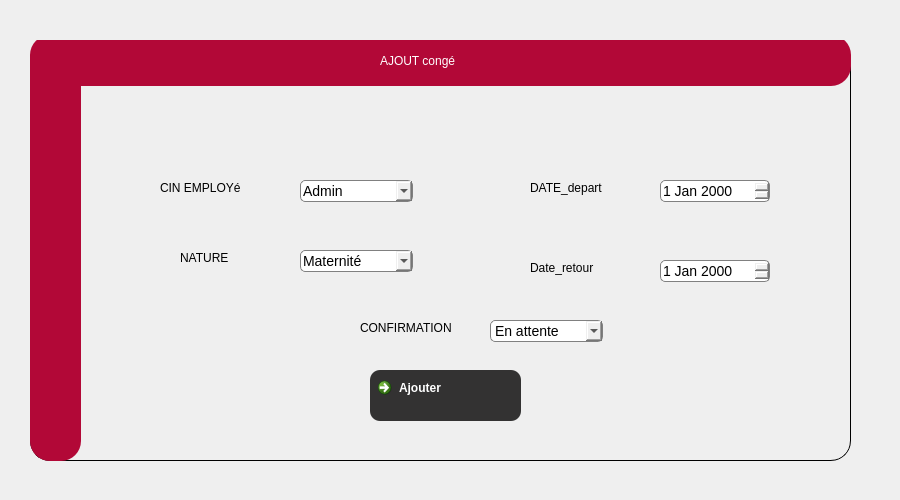
          <widget class="QWidget" name="page_131">
           <widget class="QGroupBox" name="groupBox_35">
            <property name="geometry">
             <rect>
              <x>30</x>
              <y>40</y>
              <width>821</width>
              <height>421</height>
             </rect>
            </property>
            <property name="styleSheet">
             <string notr="true">
QGroupBox  {
    border: 1px solid;
    
  
    border-radius: 20px;
}</string>
            </property>
            <property name="title">
             <string/>
            </property>
            <widget class="QLabel" name="label_redEq_22">
             <property name="geometry">
              <rect>
               <x>0</x>
               <y>-5</y>
               <width>821</width>
               <height>51</height>
              </rect>
             </property>
             <property name="styleSheet">
              <string notr="true">color:white;

background:#b20837;
border-radius:20px;</string>
             </property>
             <property name="text">
              <string/>
             </property>
            </widget>
            <widget class="QLabel" name="label_RedEq2_22">
             <property name="geometry">
              <rect>
               <x>0</x>
               <y>0</y>
               <width>51</width>
               <height>421</height>
              </rect>
             </property>
             <property name="styleSheet">
              <string notr="true">color:white;

background:#b20837;
border-radius:20px;</string>
             </property>
             <property name="text">
              <string/>
             </property>
            </widget>
            <widget class="QLabel" name="label_AjEq_22">
             <property name="geometry">
              <rect>
               <x>350</x>
               <y>10</y>
               <width>211</width>
               <height>21</height>
              </rect>
             </property>
             <property name="styleSheet">
              <string notr="true">color:white;
font: 75 10pt &quot;Source Code Pro&quot;;
	font: 87 10pt &quot;Nexa Rust Sans Black 01&quot;;
background:#b20837;
border-radius:10px;</string>
             </property>
             <property name="text">
              <string>AJOUT congé</string>
             </property>
            </widget>
            <widget class="QCommandLinkButton" name="ajouter_conge">
             <property name="geometry">
              <rect>
               <x>340</x>
               <y>330</y>
               <width>151</width>
               <height>51</height>
              </rect>
             </property>
             <property name="styleSheet">
              <string notr="true">QPushButton{
    color:white;
	font: 75 10pt &quot;Source Code Pro&quot;;
	font: 87 8pt &quot;Nexa Rust Sans Black 01&quot;;
    background-color: rgb(51, 50, 50);
background:  rgb(51, 50, 50);
border-radius:10px;
}
QPushButton:hover
{
color:white;

background:#b20837;
border-radius:10px;
}
</string>
             </property>
             <property name="text">
              <string>Ajouter</string>
             </property>
             <property name="icon">
              <iconset resource="img.qrc">
               <normaloff>:/img/img/validate.png</normaloff>:/img/img/validate.png</iconset>
             </property>
             <property name="iconSize">
              <size>
               <width>35</width>
               <height>35</height>
              </size>
             </property>
             <property name="autoDefault">
              <bool>false</bool>
             </property>
             <property name="default">
              <bool>false</bool>
             </property>
            </widget>
            <widget class="QLabel" name="label_nomR_50">
             <property name="geometry">
              <rect>
               <x>130</x>
               <y>140</y>
               <width>101</width>
               <height>16</height>
              </rect>
             </property>
             <property name="styleSheet">
              <string notr="true">font: 75 10pt &quot;Source Code Pro&quot;;
	font: 87 8pt &quot;Nexa Rust Sans Black 01&quot;;</string>
             </property>
             <property name="text">
              <string>CIN EMPLOYé</string>
             </property>
            </widget>
            <widget class="QLabel" name="label_nomR_51">
             <property name="geometry">
              <rect>
               <x>150</x>
               <y>210</y>
               <width>71</width>
               <height>16</height>
              </rect>
             </property>
             <property name="styleSheet">
              <string notr="true">font: 75 10pt &quot;Source Code Pro&quot;;
	font: 87 8pt &quot;Nexa Rust Sans Black 01&quot;;</string>
             </property>
             <property name="text">
              <string>NATURE</string>
             </property>
            </widget>
            <widget class="QLabel" name="label_nomR_52">
             <property name="geometry">
              <rect>
               <x>500</x>
               <y>220</y>
               <width>111</width>
               <height>16</height>
              </rect>
             </property>
             <property name="styleSheet">
              <string notr="true">font: 75 10pt &quot;Source Code Pro&quot;;
	font: 87 8pt &quot;Nexa Rust Sans Black 01&quot;;</string>
             </property>
             <property name="text">
              <string>Date_retour</string>
             </property>
            </widget>
            <widget class="QLabel" name="label_nomR_53">
             <property name="geometry">
              <rect>
               <x>500</x>
               <y>140</y>
               <width>121</width>
               <height>16</height>
              </rect>
             </property>
             <property name="styleSheet">
              <string notr="true">font: 75 10pt &quot;Source Code Pro&quot;;
	font: 87 8pt &quot;Nexa Rust Sans Black 01&quot;;</string>
             </property>
             <property name="text">
              <string>DATE_depart</string>
             </property>
            </widget>
            <widget class="QLabel" name="label_CaraEq_3">
             <property name="geometry">
              <rect>
               <x>330</x>
               <y>280</y>
               <width>111</width>
               <height>16</height>
              </rect>
             </property>
             <property name="styleSheet">
              <string notr="true">font: 75 10pt &quot;Source Code Pro&quot;;
	font: 87 8pt &quot;Nexa Rust Sans Black 01&quot;;</string>
             </property>
             <property name="text">
              <string>CONFIRMATION</string>
             </property>
            </widget>
            <widget class="QComboBox" name="cinemploye_2">
             <property name="geometry">
              <rect>
               <x>270</x>
               <y>140</y>
               <width>113</width>
               <height>22</height>
              </rect>
             </property>
             <property name="styleSheet">
              <string notr="true">   
    border: 1px solid gray;
    font-size: 14px;
    border-radius: 5px;
</string>
             </property>
             <property name="editable">
              <bool>true</bool>
             </property>
             <property name="currentText">
              <string>Admin</string>
             </property>
             <item>
              <property name="text">
               <string>Admin</string>
              </property>
             </item>
             <item>
              <property name="text">
               <string>Employé</string>
              </property>
             </item>
            </widget>
            <widget class="QDateEdit" name="dateretour">
             <property name="geometry">
              <rect>
               <x>630</x>
               <y>220</y>
               <width>110</width>
               <height>22</height>
              </rect>
             </property>
             <property name="styleSheet">
              <string notr="true">
    border: 1px solid gray;
    font-size: 14px;
    border-radius: 5px;
</string>
             </property>
            </widget>
            <widget class="QDateEdit" name="datedepart">
             <property name="geometry">
              <rect>
               <x>630</x>
               <y>140</y>
               <width>110</width>
               <height>22</height>
              </rect>
             </property>
             <property name="styleSheet">
              <string notr="true">
    border: 1px solid gray;
    font-size: 14px;
    border-radius: 5px;
</string>
             </property>
            </widget>
            <widget class="QComboBox" name="confirmation">
             <property name="geometry">
              <rect>
               <x>460</x>
               <y>280</y>
               <width>113</width>
               <height>22</height>
              </rect>
             </property>
             <property name="styleSheet">
              <string notr="true">   
    border: 1px solid gray;
    font-size: 14px;
    border-radius: 5px;
</string>
             </property>
             <property name="currentText">
              <string>En attente</string>
             </property>
             <item>
              <property name="text">
               <string>En attente</string>
              </property>
             </item>
             <item>
              <property name="text">
               <string>Acceptée</string>
              </property>
             </item>
             <item>
              <property name="text">
               <string>Refusée</string>
              </property>
             </item>
            </widget>
            <widget class="QComboBox" name="nature">
             <property name="geometry">
              <rect>
               <x>270</x>
               <y>210</y>
               <width>113</width>
               <height>22</height>
              </rect>
             </property>
             <property name="styleSheet">
              <string notr="true">   
    border: 1px solid gray;
    font-size: 14px;
    border-radius: 5px;
</string>
             </property>
             <property name="editable">
              <bool>true</bool>
             </property>
             <property name="currentText">
              <string>Maternité</string>
             </property>
             <item>
              <property name="text">
               <string>Maternité</string>
              </property>
             </item>
             <item>
              <property name="text">
               <string>Maladie</string>
              </property>
             </item>
             <item>
              <property name="text">
               <string>Vacances</string>
              </property>
             </item>
             <item>
              <property name="text">
               <string>Télétravail</string>
              </property>
             </item>
            </widget>
           </widget>
           <widget class="QLabel" name="back_rep_13">
            <property name="geometry">
             <rect>
              <x>0</x>
              <y>0</y>
              <width>891</width>
              <height>491</height>
             </rect>
            </property>
            <property name="styleSheet">
             <string notr="true">background-image: url(:/img/img/AA.jpg);</string>
            </property>
            <property name="text">
             <string/>
            </property>
           </widget>
           <zorder>back_rep_13</zorder>
           <zorder>groupBox_35</zorder>
          </widget>
